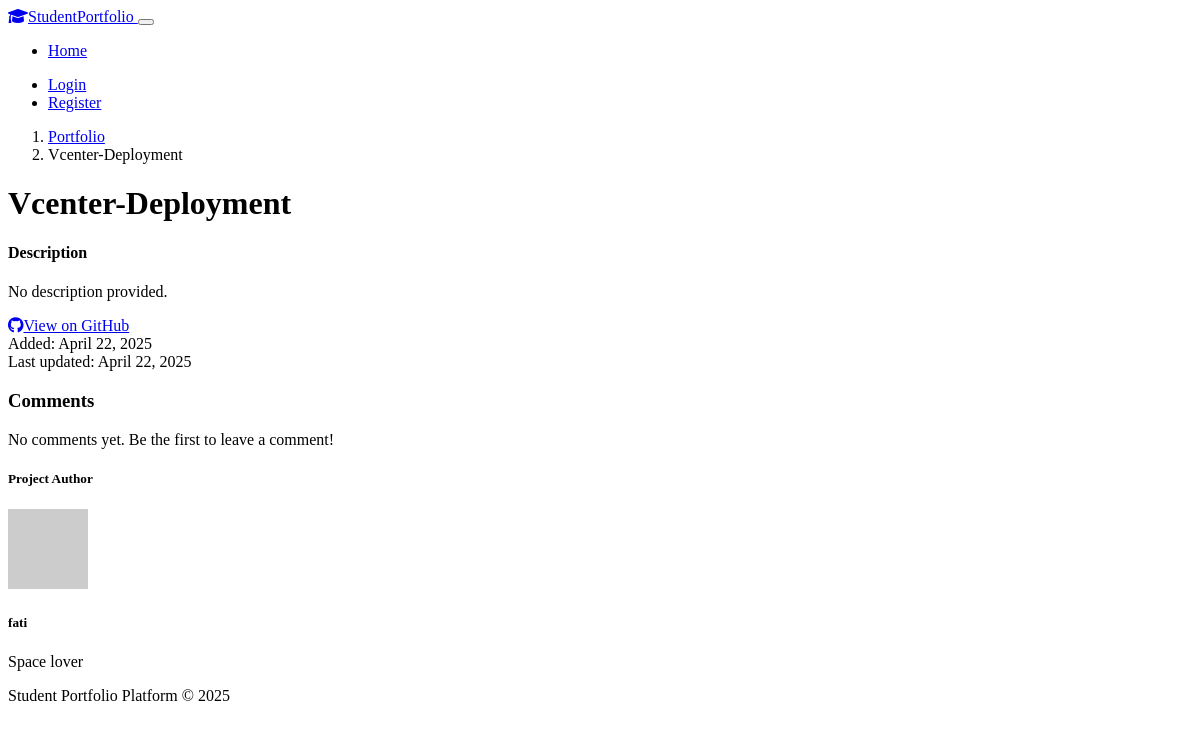
The app's page /projects/2 with its own data.
### models.py (models this page shows, shortened)
class Project(db.Model):
    id = db.Column(db.Integer, primary_key=True)
    title = db.Column(db.String(120), nullable=False)
    description = db.Column(db.Text, nullable=True)
    repo_url = db.Column(db.String(256), nullable=True)
    live_url = db.Column(db.String(256), nullable=True)
    image_url = db.Column(db.String(256), nullable=True)
    github_id = db.Column(db.String(64), nullable=True)
    technologies = db.Column(db.String(256), nullable=True)
    project_color = db.Column(db.String(20), default="#0d6efd")  # Default Bootstrap primary blue
    created_at = db.Column(db.DateTime, default=datetime.utcnow)
    last_updated = db.Column(db.DateTime, default=datetime.utcnow, onupdate=datetime.utcnow)
    user_id = db.Column(db.Integer, db.ForeignKey('user.id'), nullable=False)
    comments = db.relationship('Comment', backref='project', lazy=True)

class User(UserMixin, db.Model):
    id = db.Column(db.Integer, primary_key=True)
    username = db.Column(db.String(64), unique=True, nullable=False)
    email = db.Column(db.String(120), unique=True, nullable=False)
    password_hash = db.Column(db.String(256), nullable=False)
    confirmed = db.Column(db.Boolean, default=False)
    confirmed_on = db.Column(db.DateTime, nullable=True)
    profile_image = db.Column(db.String(256), nullable=True)
    bio = db.Column(db.Text, nullable=True)
    github_username = db.Column(db.String(64), nullable=True)
    github_access_token = db.Column(db.String(256), nullable=True)
    created_at = db.Column(db.DateTime, default=datetime.utcnow)
    projects = db.relationship('Project', backref='author', lazy=True)
    notifications = db.relationship('Notification', backref='user', lazy=True)
    style = db.relationship('UserStyle', backref='user', lazy=True, uselist=False)

### routes.py (the view)
@app.route('/projects/<int:project_id>')
def project_detail(project_id):
    project = Project.query.get_or_404(project_id)
    comments = Comment.query.filter_by(project_id=project.id).order_by(Comment.created_at.desc()).all()
    form = CommentForm()
    return render_template('project_detail.html', title=project.title, project=project, comments=comments, form=form)

### routes.py (called while the page is built)
@app.context_processor
def utility_processor():
    def unread_notifications_count():
        if current_user.is_authenticated:
            return Notification.query.filter_by(user_id=current_user.id, read=False).count()
        return 0
    return dict(unread_notifications_count=unread_notifications_count)

### templates/project_detail.html (shortened to what this page needs)
{% extends "base.html" %}
{% block content %}
<div class="row">
  <div class="col-md-8">
    <nav aria-label="breadcrumb" class="mb-4">
      <ol class="breadcrumb">
        <li class="breadcrumb-item"><a href="{{ url_for('portfolio') }}">Portfolio</a></li>
        <li class="breadcrumb-item active" aria-current="page">{{ project.title }}</li>
      </ol>
    </nav>
    <h1 class="mb-3">{{ project.title }}</h1>
    <div class="card bg-dark border-0 shadow-sm mb-4">
      <div class="card-body">
        <div class="mb-4">
          <h4>Description</h4>
          <p>{{ project.description or "No description provided." }}</p>
        </div>
        <div class="d-flex flex-wrap">
          {% if project.repo_url %}
          <a href="{{ project.repo_url }}" target="_blank" class="btn btn-outline-primary me-2 mb-2">
            <i class="fab fa-github me-1"></i>View on GitHub
          </a>
          {% endif %}
        </div>
      </div>
      <div class="card-footer bg-dark text-muted d-flex justify-content-between">
        <div>Added: {{ project.created_at.strftime('%B %d, %Y') }}</div>
        <div>Last updated: {{ project.last_updated.strftime('%B %d, %Y') }}</div>
      </div>
    </div>
    <div class="comments-section">
      <h3 class="mb-3">Comments</h3>
      {% if comments %}
      <div class="comments-list">
        {% for comment in comments %}
        <div class="comment-item bg-dark p-3 rounded">
          <div class="d-flex justify-content-between">
            <div class="fw-bold">{{ comment.author.username }}</div>
            <div class="text-muted small">{{ comment.created_at.strftime('%B %d, %Y at %H:%M') }}</div>
          </div>
          <div class="mt-2">{{ comment.content }}</div>
        </div>
        {% endfor %}
      </div>
      {% else %}
      <div class="text-center py-4">
        <p class="text-muted">No comments yet. Be the first to leave a comment!</p>
      </div>
      {% endif %}
    </div>
  </div>
  <div class="col-md-4">
    <div class="card bg-dark border-0 shadow-sm mb-4">
      <div class="card-header bg-dark">
        <h5 class="mb-0">Project Author</h5>
      </div>
      <div class="card-body text-center">
        <img src="{{ project.author.profile_image or 'https://via.placeholder.com/80?text=' + project.author.username[0]|upper }}"
             alt="{{ project.author.username }}" class="rounded-circle mb-3" style="width: 80px; height: 80px; object-fit: cover;">
        <h5>{{ project.author.username }}</h5>
        {% if project.author.bio %}
        <p class="text-muted small">{{ project.author.bio }}</p>
        {% endif %}
      </div>
    </div>
  </div>
</div>
{% endblock %}

### records on screen
Project: title "Vcenter-Deployment", description "No description provided.", created_at "April 22, 2025", last_updated "April 22, 2025"
User: author.username "fati", author.bio "Space lover"
